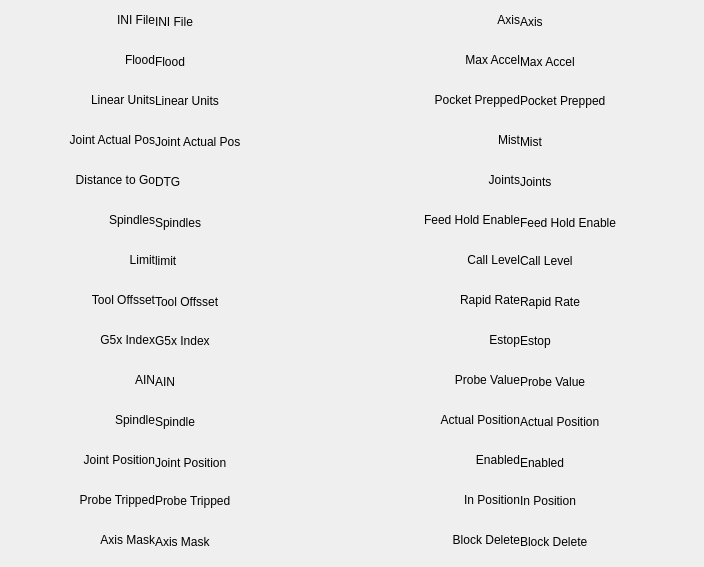
          <widget class="QWidget" name="tab_19">
           <attribute name="title">
            <string>Labels 2</string>
           </attribute>
           <widget class="QLabel" name="label_127">
            <property name="geometry">
             <rect>
              <x>5</x>
              <y>45</y>
              <width>150</width>
              <height>30</height>
             </rect>
            </property>
            <property name="minimumSize">
             <size>
              <width>150</width>
              <height>30</height>
             </size>
            </property>
            <property name="text">
             <string>Flood</string>
            </property>
            <property name="alignment">
             <set>Qt::AlignRight|Qt::AlignTrailing|Qt::AlignVCenter</set>
            </property>
           </widget>
           <widget class="QLabel" name="inpos_lb">
            <property name="geometry">
             <rect>
              <x>520</x>
              <y>484</y>
              <width>175</width>
              <height>33</height>
             </rect>
            </property>
            <property name="minimumSize">
             <size>
              <width>175</width>
              <height>0</height>
             </size>
            </property>
            <property name="text">
             <string>In Position</string>
            </property>
           </widget>
           <widget class="QLabel" name="label_128">
            <property name="geometry">
             <rect>
              <x>370</x>
              <y>485</y>
              <width>150</width>
              <height>30</height>
             </rect>
            </property>
            <property name="minimumSize">
             <size>
              <width>150</width>
              <height>30</height>
             </size>
            </property>
            <property name="text">
             <string>In Position</string>
            </property>
            <property name="alignment">
             <set>Qt::AlignRight|Qt::AlignTrailing|Qt::AlignVCenter</set>
            </property>
           </widget>
           <widget class="QLabel" name="label_129">
            <property name="geometry">
             <rect>
              <x>5</x>
              <y>325</y>
              <width>150</width>
              <height>30</height>
             </rect>
            </property>
            <property name="minimumSize">
             <size>
              <width>150</width>
              <height>30</height>
             </size>
            </property>
            <property name="text">
             <string>G5x Index</string>
            </property>
            <property name="alignment">
             <set>Qt::AlignRight|Qt::AlignTrailing|Qt::AlignVCenter</set>
            </property>
           </widget>
           <widget class="QLabel" name="joint_actual_position_lb">
            <property name="geometry">
             <rect>
              <x>155</x>
              <y>125</y>
              <width>175</width>
              <height>33</height>
             </rect>
            </property>
            <property name="minimumSize">
             <size>
              <width>175</width>
              <height>30</height>
             </size>
            </property>
            <property name="text">
             <string>Joint Actual Pos</string>
            </property>
           </widget>
           <widget class="QLabel" name="label_130">
            <property name="geometry">
             <rect>
              <x>5</x>
              <y>245</y>
              <width>150</width>
              <height>30</height>
             </rect>
            </property>
            <property name="minimumSize">
             <size>
              <width>150</width>
              <height>30</height>
             </size>
            </property>
            <property name="text">
             <string>Limit</string>
            </property>
            <property name="alignment">
             <set>Qt::AlignRight|Qt::AlignTrailing|Qt::AlignVCenter</set>
            </property>
           </widget>
           <widget class="QLabel" name="label_133">
            <property name="geometry">
             <rect>
              <x>370</x>
              <y>325</y>
              <width>150</width>
              <height>30</height>
             </rect>
            </property>
            <property name="minimumSize">
             <size>
              <width>150</width>
              <height>30</height>
             </size>
            </property>
            <property name="text">
             <string>Estop</string>
            </property>
            <property name="alignment">
             <set>Qt::AlignRight|Qt::AlignTrailing|Qt::AlignVCenter</set>
            </property>
           </widget>
           <widget class="QLabel" name="estop_lb">
            <property name="geometry">
             <rect>
              <x>520</x>
              <y>324</y>
              <width>175</width>
              <height>33</height>
             </rect>
            </property>
            <property name="minimumSize">
             <size>
              <width>175</width>
              <height>0</height>
             </size>
            </property>
            <property name="text">
             <string>Estop</string>
            </property>
           </widget>
           <widget class="QLabel" name="probe_val_lb">
            <property name="geometry">
             <rect>
              <x>520</x>
              <y>365</y>
              <width>175</width>
              <height>33</height>
             </rect>
            </property>
            <property name="minimumSize">
             <size>
              <width>175</width>
              <height>0</height>
             </size>
            </property>
            <property name="text">
             <string>Probe Value</string>
            </property>
           </widget>
           <widget class="QLabel" name="max_acceleration_lb">
            <property name="geometry">
             <rect>
              <x>520</x>
              <y>45</y>
              <width>175</width>
              <height>33</height>
             </rect>
            </property>
            <property name="minimumSize">
             <size>
              <width>175</width>
              <height>0</height>
             </size>
            </property>
            <property name="text">
             <string>Max Accel</string>
            </property>
           </widget>
           <widget class="QLabel" name="spindles_lb">
            <property name="geometry">
             <rect>
              <x>155</x>
              <y>206</y>
              <width>175</width>
              <height>33</height>
             </rect>
            </property>
            <property name="minimumSize">
             <size>
              <width>175</width>
              <height>30</height>
             </size>
            </property>
            <property name="text">
             <string>Spindles</string>
            </property>
           </widget>
           <widget class="QLabel" name="rapidrate_lb">
            <property name="geometry">
             <rect>
              <x>520</x>
              <y>285</y>
              <width>175</width>
              <height>33</height>
             </rect>
            </property>
            <property name="minimumSize">
             <size>
              <width>175</width>
              <height>0</height>
             </size>
            </property>
            <property name="text">
             <string>Rapid Rate</string>
            </property>
           </widget>
           <widget class="QLabel" name="enabled_lb">
            <property name="geometry">
             <rect>
              <x>520</x>
              <y>446</y>
              <width>175</width>
              <height>33</height>
             </rect>
            </property>
            <property name="minimumSize">
             <size>
              <width>175</width>
              <height>0</height>
             </size>
            </property>
            <property name="text">
             <string>Enabled</string>
            </property>
           </widget>
           <widget class="QLabel" name="axis_mask_lb">
            <property name="geometry">
             <rect>
              <x>155</x>
              <y>525</y>
              <width>175</width>
              <height>33</height>
             </rect>
            </property>
            <property name="minimumSize">
             <size>
              <width>175</width>
              <height>30</height>
             </size>
            </property>
            <property name="text">
             <string>Axis Mask</string>
            </property>
           </widget>
           <widget class="QLabel" name="label_135">
            <property name="geometry">
             <rect>
              <x>5</x>
              <y>445</y>
              <width>150</width>
              <height>30</height>
             </rect>
            </property>
            <property name="minimumSize">
             <size>
              <width>150</width>
              <height>30</height>
             </size>
            </property>
            <property name="text">
             <string>Joint Position</string>
            </property>
            <property name="alignment">
             <set>Qt::AlignRight|Qt::AlignTrailing|Qt::AlignVCenter</set>
            </property>
           </widget>
           <widget class="QLabel" name="label_136">
            <property name="geometry">
             <rect>
              <x>5</x>
              <y>405</y>
              <width>150</width>
              <height>30</height>
             </rect>
            </property>
            <property name="minimumSize">
             <size>
              <width>150</width>
              <height>30</height>
             </size>
            </property>
            <property name="text">
             <string>Spindle</string>
            </property>
            <property name="alignment">
             <set>Qt::AlignRight|Qt::AlignTrailing|Qt::AlignVCenter</set>
            </property>
           </widget>
           <widget class="QLabel" name="label_137">
            <property name="geometry">
             <rect>
              <x>370</x>
              <y>85</y>
              <width>150</width>
              <height>30</height>
             </rect>
            </property>
            <property name="minimumSize">
             <size>
              <width>150</width>
              <height>30</height>
             </size>
            </property>
            <property name="text">
             <string>Pocket Prepped</string>
            </property>
            <property name="alignment">
             <set>Qt::AlignRight|Qt::AlignTrailing|Qt::AlignVCenter</set>
            </property>
           </widget>
           <widget class="QLabel" name="label_138">
            <property name="geometry">
             <rect>
              <x>5</x>
              <y>85</y>
              <width>150</width>
              <height>30</height>
             </rect>
            </property>
            <property name="minimumSize">
             <size>
              <width>150</width>
              <height>30</height>
             </size>
            </property>
            <property name="text">
             <string>Linear Units</string>
            </property>
            <property name="alignment">
             <set>Qt::AlignRight|Qt::AlignTrailing|Qt::AlignVCenter</set>
            </property>
           </widget>
           <widget class="QLabel" name="call_level_lb">
            <property name="geometry">
             <rect>
              <x>520</x>
              <y>244</y>
              <width>175</width>
              <height>33</height>
             </rect>
            </property>
            <property name="minimumSize">
             <size>
              <width>175</width>
              <height>0</height>
             </size>
            </property>
            <property name="text">
             <string>Call Level</string>
            </property>
           </widget>
           <widget class="QLabel" name="distance_to_go_lb">
            <property name="geometry">
             <rect>
              <x>155</x>
              <y>165</y>
              <width>175</width>
              <height>33</height>
             </rect>
            </property>
            <property name="minimumSize">
             <size>
              <width>175</width>
              <height>30</height>
             </size>
            </property>
            <property name="text">
             <string>DTG</string>
            </property>
           </widget>
           <widget class="QLabel" name="tool_offset_lb">
            <property name="geometry">
             <rect>
              <x>155</x>
              <y>285</y>
              <width>175</width>
              <height>33</height>
             </rect>
            </property>
            <property name="minimumSize">
             <size>
              <width>175</width>
              <height>30</height>
             </size>
            </property>
            <property name="text">
             <string>Tool Offsset</string>
            </property>
           </widget>
           <widget class="QLabel" name="feed_hold_enabled_lb">
            <property name="geometry">
             <rect>
              <x>520</x>
              <y>206</y>
              <width>175</width>
              <height>33</height>
             </rect>
            </property>
            <property name="minimumSize">
             <size>
              <width>175</width>
              <height>0</height>
             </size>
            </property>
            <property name="text">
             <string>Feed Hold Enable</string>
            </property>
           </widget>
           <widget class="QLabel" name="joints_lb">
            <property name="geometry">
             <rect>
              <x>520</x>
              <y>165</y>
              <width>175</width>
              <height>33</height>
             </rect>
            </property>
            <property name="minimumSize">
             <size>
              <width>175</width>
              <height>0</height>
             </size>
            </property>
            <property name="text">
             <string>Joints</string>
            </property>
           </widget>
           <widget class="QLabel" name="label_139">
            <property name="geometry">
             <rect>
              <x>5</x>
              <y>165</y>
              <width>150</width>
              <height>30</height>
             </rect>
            </property>
            <property name="minimumSize">
             <size>
              <width>150</width>
              <height>30</height>
             </size>
            </property>
            <property name="text">
             <string>Distance to Go</string>
            </property>
            <property name="alignment">
             <set>Qt::AlignRight|Qt::AlignTrailing|Qt::AlignVCenter</set>
            </property>
           </widget>
           <widget class="QLabel" name="joint_position">
            <property name="geometry">
             <rect>
              <x>155</x>
              <y>446</y>
              <width>175</width>
              <height>33</height>
             </rect>
            </property>
            <property name="minimumSize">
             <size>
              <width>175</width>
              <height>30</height>
             </size>
            </property>
            <property name="text">
             <string>Joint Position</string>
            </property>
           </widget>
           <widget class="QLabel" name="label_140">
            <property name="geometry">
             <rect>
              <x>370</x>
              <y>205</y>
              <width>150</width>
              <height>30</height>
             </rect>
            </property>
            <property name="minimumSize">
             <size>
              <width>150</width>
              <height>30</height>
             </size>
            </property>
            <property name="text">
             <string>Feed Hold Enable</string>
            </property>
            <property name="alignment">
             <set>Qt::AlignRight|Qt::AlignTrailing|Qt::AlignVCenter</set>
            </property>
           </widget>
           <widget class="QLabel" name="g5x_index_lb">
            <property name="geometry">
             <rect>
              <x>155</x>
              <y>324</y>
              <width>175</width>
              <height>33</height>
             </rect>
            </property>
            <property name="minimumSize">
             <size>
              <width>175</width>
              <height>30</height>
             </size>
            </property>
            <property name="text">
             <string>G5x Index</string>
            </property>
           </widget>
           <widget class="QLabel" name="label_141">
            <property name="geometry">
             <rect>
              <x>370</x>
              <y>445</y>
              <width>150</width>
              <height>30</height>
             </rect>
            </property>
            <property name="minimumSize">
             <size>
              <width>150</width>
              <height>30</height>
             </size>
            </property>
            <property name="text">
             <string>Enabled</string>
            </property>
            <property name="alignment">
             <set>Qt::AlignRight|Qt::AlignTrailing|Qt::AlignVCenter</set>
            </property>
           </widget>
           <widget class="QLabel" name="label_143">
            <property name="geometry">
             <rect>
              <x>370</x>
              <y>285</y>
              <width>150</width>
              <height>30</height>
             </rect>
            </property>
            <property name="minimumSize">
             <size>
              <width>150</width>
              <height>30</height>
             </size>
            </property>
            <property name="text">
             <string>Rapid Rate</string>
            </property>
            <property name="alignment">
             <set>Qt::AlignRight|Qt::AlignTrailing|Qt::AlignVCenter</set>
            </property>
           </widget>
           <widget class="QLabel" name="label_145">
            <property name="geometry">
             <rect>
              <x>370</x>
              <y>525</y>
              <width>150</width>
              <height>30</height>
             </rect>
            </property>
            <property name="minimumSize">
             <size>
              <width>150</width>
              <height>30</height>
             </size>
            </property>
            <property name="text">
             <string>Block Delete</string>
            </property>
            <property name="alignment">
             <set>Qt::AlignRight|Qt::AlignTrailing|Qt::AlignVCenter</set>
            </property>
           </widget>
           <widget class="QLabel" name="label_146">
            <property name="geometry">
             <rect>
              <x>5</x>
              <y>125</y>
              <width>150</width>
              <height>30</height>
             </rect>
            </property>
            <property name="minimumSize">
             <size>
              <width>150</width>
              <height>30</height>
             </size>
            </property>
            <property name="text">
             <string>Joint Actual Pos</string>
            </property>
            <property name="alignment">
             <set>Qt::AlignRight|Qt::AlignTrailing|Qt::AlignVCenter</set>
            </property>
           </widget>
           <widget class="QLabel" name="label_147">
            <property name="geometry">
             <rect>
              <x>370</x>
              <y>165</y>
              <width>150</width>
              <height>30</height>
             </rect>
            </property>
            <property name="minimumSize">
             <size>
              <width>150</width>
              <height>30</height>
             </size>
            </property>
            <property name="text">
             <string>Joints</string>
            </property>
            <property name="alignment">
             <set>Qt::AlignRight|Qt::AlignTrailing|Qt::AlignVCenter</set>
            </property>
           </widget>
           <widget class="QLabel" name="probe_tripped_lb">
            <property name="geometry">
             <rect>
              <x>155</x>
              <y>484</y>
              <width>175</width>
              <height>33</height>
             </rect>
            </property>
            <property name="minimumSize">
             <size>
              <width>175</width>
              <height>30</height>
             </size>
            </property>
            <property name="text">
             <string>Probe Tripped</string>
            </property>
           </widget>
           <widget class="QLabel" name="label_148">
            <property name="geometry">
             <rect>
              <x>5</x>
              <y>205</y>
              <width>150</width>
              <height>30</height>
             </rect>
            </property>
            <property name="minimumSize">
             <size>
              <width>150</width>
              <height>30</height>
             </size>
            </property>
            <property name="text">
             <string>Spindles</string>
            </property>
            <property name="alignment">
             <set>Qt::AlignRight|Qt::AlignTrailing|Qt::AlignVCenter</set>
            </property>
           </widget>
           <widget class="QLabel" name="label_149">
            <property name="geometry">
             <rect>
              <x>5</x>
              <y>525</y>
              <width>150</width>
              <height>30</height>
             </rect>
            </property>
            <property name="minimumSize">
             <size>
              <width>150</width>
              <height>30</height>
             </size>
            </property>
            <property name="text">
             <string>Axis Mask</string>
            </property>
            <property name="alignment">
             <set>Qt::AlignRight|Qt::AlignTrailing|Qt::AlignVCenter</set>
            </property>
           </widget>
           <widget class="QLabel" name="limit_lb">
            <property name="geometry">
             <rect>
              <x>155</x>
              <y>244</y>
              <width>175</width>
              <height>33</height>
             </rect>
            </property>
            <property name="minimumSize">
             <size>
              <width>175</width>
              <height>30</height>
             </size>
            </property>
            <property name="text">
             <string>limit</string>
            </property>
           </widget>
           <widget class="QLabel" name="label_150">
            <property name="geometry">
             <rect>
              <x>370</x>
              <y>365</y>
              <width>150</width>
              <height>30</height>
             </rect>
            </property>
            <property name="minimumSize">
             <size>
              <width>150</width>
              <height>30</height>
             </size>
            </property>
            <property name="text">
             <string>Probe Value</string>
            </property>
            <property name="alignment">
             <set>Qt::AlignRight|Qt::AlignTrailing|Qt::AlignVCenter</set>
            </property>
           </widget>
           <widget class="QLabel" name="label_151">
            <property name="geometry">
             <rect>
              <x>5</x>
              <y>485</y>
              <width>150</width>
              <height>30</height>
             </rect>
            </property>
            <property name="minimumSize">
             <size>
              <width>150</width>
              <height>30</height>
             </size>
            </property>
            <property name="text">
             <string>Probe Tripped</string>
            </property>
            <property name="alignment">
             <set>Qt::AlignRight|Qt::AlignTrailing|Qt::AlignVCenter</set>
            </property>
           </widget>
           <widget class="QLabel" name="label_152">
            <property name="geometry">
             <rect>
              <x>5</x>
              <y>285</y>
              <width>150</width>
              <height>30</height>
             </rect>
            </property>
            <property name="minimumSize">
             <size>
              <width>150</width>
              <height>30</height>
             </size>
            </property>
            <property name="text">
             <string>Tool Offsset</string>
            </property>
            <property name="alignment">
             <set>Qt::AlignRight|Qt::AlignTrailing|Qt::AlignVCenter</set>
            </property>
           </widget>
           <widget class="QLabel" name="mist_lb">
            <property name="geometry">
             <rect>
              <x>520</x>
              <y>125</y>
              <width>175</width>
              <height>33</height>
             </rect>
            </property>
            <property name="minimumSize">
             <size>
              <width>175</width>
              <height>0</height>
             </size>
            </property>
            <property name="text">
             <string>Mist</string>
            </property>
           </widget>
           <widget class="QLabel" name="label_153">
            <property name="geometry">
             <rect>
              <x>370</x>
              <y>245</y>
              <width>150</width>
              <height>30</height>
             </rect>
            </property>
            <property name="minimumSize">
             <size>
              <width>150</width>
              <height>30</height>
             </size>
            </property>
            <property name="text">
             <string>Call Level</string>
            </property>
            <property name="alignment">
             <set>Qt::AlignRight|Qt::AlignTrailing|Qt::AlignVCenter</set>
            </property>
           </widget>
           <widget class="QLabel" name="label_154">
            <property name="geometry">
             <rect>
              <x>370</x>
              <y>45</y>
              <width>150</width>
              <height>30</height>
             </rect>
            </property>
            <property name="minimumSize">
             <size>
              <width>150</width>
              <height>30</height>
             </size>
            </property>
            <property name="text">
             <string>Max Accel</string>
            </property>
            <property name="alignment">
             <set>Qt::AlignRight|Qt::AlignTrailing|Qt::AlignVCenter</set>
            </property>
           </widget>
           <widget class="QLabel" name="label_155">
            <property name="geometry">
             <rect>
              <x>5</x>
              <y>365</y>
              <width>150</width>
              <height>30</height>
             </rect>
            </property>
            <property name="minimumSize">
             <size>
              <width>150</width>
              <height>30</height>
             </size>
            </property>
            <property name="text">
             <string>AIN</string>
            </property>
            <property name="alignment">
             <set>Qt::AlignRight|Qt::AlignTrailing|Qt::AlignVCenter</set>
            </property>
           </widget>
           <widget class="QLabel" name="block_delete_lb">
            <property name="geometry">
             <rect>
              <x>520</x>
              <y>525</y>
              <width>175</width>
              <height>33</height>
             </rect>
            </property>
            <property name="minimumSize">
             <size>
              <width>175</width>
              <height>0</height>
             </size>
            </property>
            <property name="text">
             <string>Block Delete</string>
            </property>
           </widget>
           <widget class="QLabel" name="ain_lb">
            <property name="geometry">
             <rect>
              <x>155</x>
              <y>365</y>
              <width>175</width>
              <height>33</height>
             </rect>
            </property>
            <property name="minimumSize">
             <size>
              <width>175</width>
              <height>30</height>
             </size>
            </property>
            <property name="text">
             <string>AIN</string>
            </property>
           </widget>
           <widget class="QLabel" name="pocket_prepped_lb">
            <property name="geometry">
             <rect>
              <x>520</x>
              <y>84</y>
              <width>175</width>
              <height>33</height>
             </rect>
            </property>
            <property name="minimumSize">
             <size>
              <width>175</width>
              <height>0</height>
             </size>
            </property>
            <property name="text">
             <string>Pocket Prepped</string>
            </property>
           </widget>
           <widget class="QLabel" name="label_157">
            <property name="geometry">
             <rect>
              <x>370</x>
              <y>125</y>
              <width>150</width>
              <height>30</height>
             </rect>
            </property>
            <property name="minimumSize">
             <size>
              <width>150</width>
              <height>30</height>
             </size>
            </property>
            <property name="text">
             <string>Mist</string>
            </property>
            <property name="alignment">
             <set>Qt::AlignRight|Qt::AlignTrailing|Qt::AlignVCenter</set>
            </property>
           </widget>
           <widget class="QLabel" name="label_158">
            <property name="geometry">
             <rect>
              <x>370</x>
              <y>405</y>
              <width>150</width>
              <height>30</height>
             </rect>
            </property>
            <property name="minimumSize">
             <size>
              <width>150</width>
              <height>30</height>
             </size>
            </property>
            <property name="text">
             <string>Actual Position</string>
            </property>
            <property name="alignment">
             <set>Qt::AlignRight|Qt::AlignTrailing|Qt::AlignVCenter</set>
            </property>
           </widget>
           <widget class="QLabel" name="flood_lb">
            <property name="geometry">
             <rect>
              <x>155</x>
              <y>45</y>
              <width>175</width>
              <height>33</height>
             </rect>
            </property>
            <property name="minimumSize">
             <size>
              <width>175</width>
              <height>30</height>
             </size>
            </property>
            <property name="text">
             <string>Flood</string>
            </property>
           </widget>
           <widget class="QLabel" name="actual_position_lb">
            <property name="geometry">
             <rect>
              <x>520</x>
              <y>405</y>
              <width>175</width>
              <height>33</height>
             </rect>
            </property>
            <property name="minimumSize">
             <size>
              <width>175</width>
              <height>0</height>
             </size>
            </property>
            <property name="text">
             <string>Actual Position</string>
            </property>
           </widget>
           <widget class="QLabel" name="linear_units_lb">
            <property name="geometry">
             <rect>
              <x>155</x>
              <y>84</y>
              <width>175</width>
              <height>33</height>
             </rect>
            </property>
            <property name="minimumSize">
             <size>
              <width>175</width>
              <height>30</height>
             </size>
            </property>
            <property name="text">
             <string>Linear Units</string>
            </property>
           </widget>
           <widget class="QLabel" name="spindle_lb">
            <property name="geometry">
             <rect>
              <x>155</x>
              <y>405</y>
              <width>175</width>
              <height>33</height>
             </rect>
            </property>
            <property name="minimumSize">
             <size>
              <width>175</width>
              <height>30</height>
             </size>
            </property>
            <property name="text">
             <string>Spindle</string>
            </property>
           </widget>
           <widget class="QLabel" name="label_96">
            <property name="geometry">
             <rect>
              <x>5</x>
              <y>5</y>
              <width>150</width>
              <height>30</height>
             </rect>
            </property>
            <property name="minimumSize">
             <size>
              <width>150</width>
              <height>30</height>
             </size>
            </property>
            <property name="text">
             <string>INI File</string>
            </property>
            <property name="alignment">
             <set>Qt::AlignRight|Qt::AlignTrailing|Qt::AlignVCenter</set>
            </property>
           </widget>
           <widget class="QLabel" name="label_120">
            <property name="geometry">
             <rect>
              <x>370</x>
              <y>5</y>
              <width>150</width>
              <height>30</height>
             </rect>
            </property>
            <property name="minimumSize">
             <size>
              <width>150</width>
              <height>30</height>
             </size>
            </property>
            <property name="text">
             <string>Axis</string>
            </property>
            <property name="alignment">
             <set>Qt::AlignRight|Qt::AlignTrailing|Qt::AlignVCenter</set>
            </property>
           </widget>
           <widget class="QLabel" name="axis_lb">
            <property name="geometry">
             <rect>
              <x>520</x>
              <y>5</y>
              <width>175</width>
              <height>33</height>
             </rect>
            </property>
            <property name="minimumSize">
             <size>
              <width>175</width>
              <height>0</height>
             </size>
            </property>
            <property name="text">
             <string>Axis</string>
            </property>
           </widget>
           <widget class="QLabel" name="ini_filename_lb">
            <property name="geometry">
             <rect>
              <x>155</x>
              <y>5</y>
              <width>175</width>
              <height>33</height>
             </rect>
            </property>
            <property name="minimumSize">
             <size>
              <width>175</width>
              <height>30</height>
             </size>
            </property>
            <property name="text">
             <string>INI File</string>
            </property>
           </widget>
          </widget>
